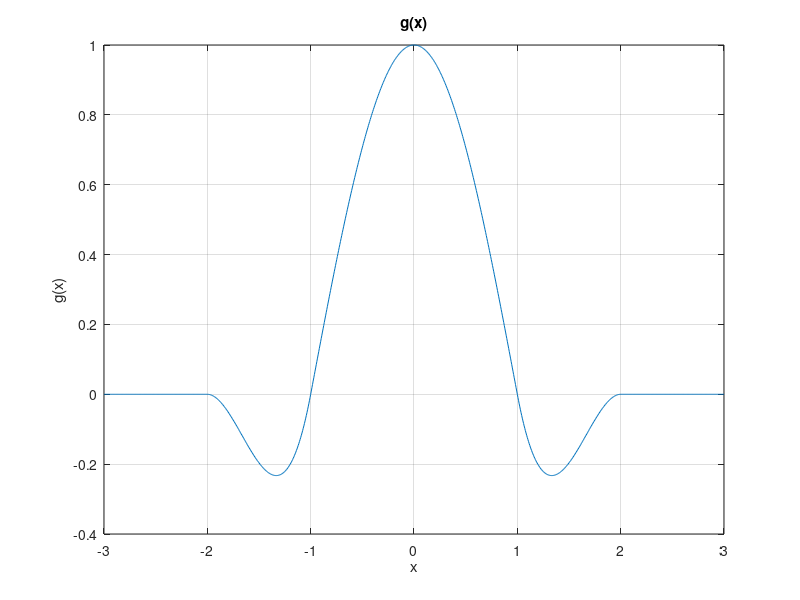

Write the MATLAB code that produced this figure.
clc
clear
close all

x = linspace(-3, 3, 1000);
g = zeros(size(x));

% Define g(x) according to the piecewise definition
g(abs(x) <= 1) = cos(pi/2 * x(abs(x) <= 1));
g(1 < abs(x) & ...
    abs(x) <= 2) = -pi/2 * (abs(x(1 < abs(x) & ...
    abs(x) <= 2)).^3 - 5 * abs(x(1 < abs(x) & ...
    abs(x) <= 2)).^2 + 8 * abs(x(1 < abs(x) & ...
    abs(x) <= 2)) - 4);

% Plot g(x)
plot(x, g);
title('g(x)');
xlabel('x');
ylabel('g(x)');
grid on;
